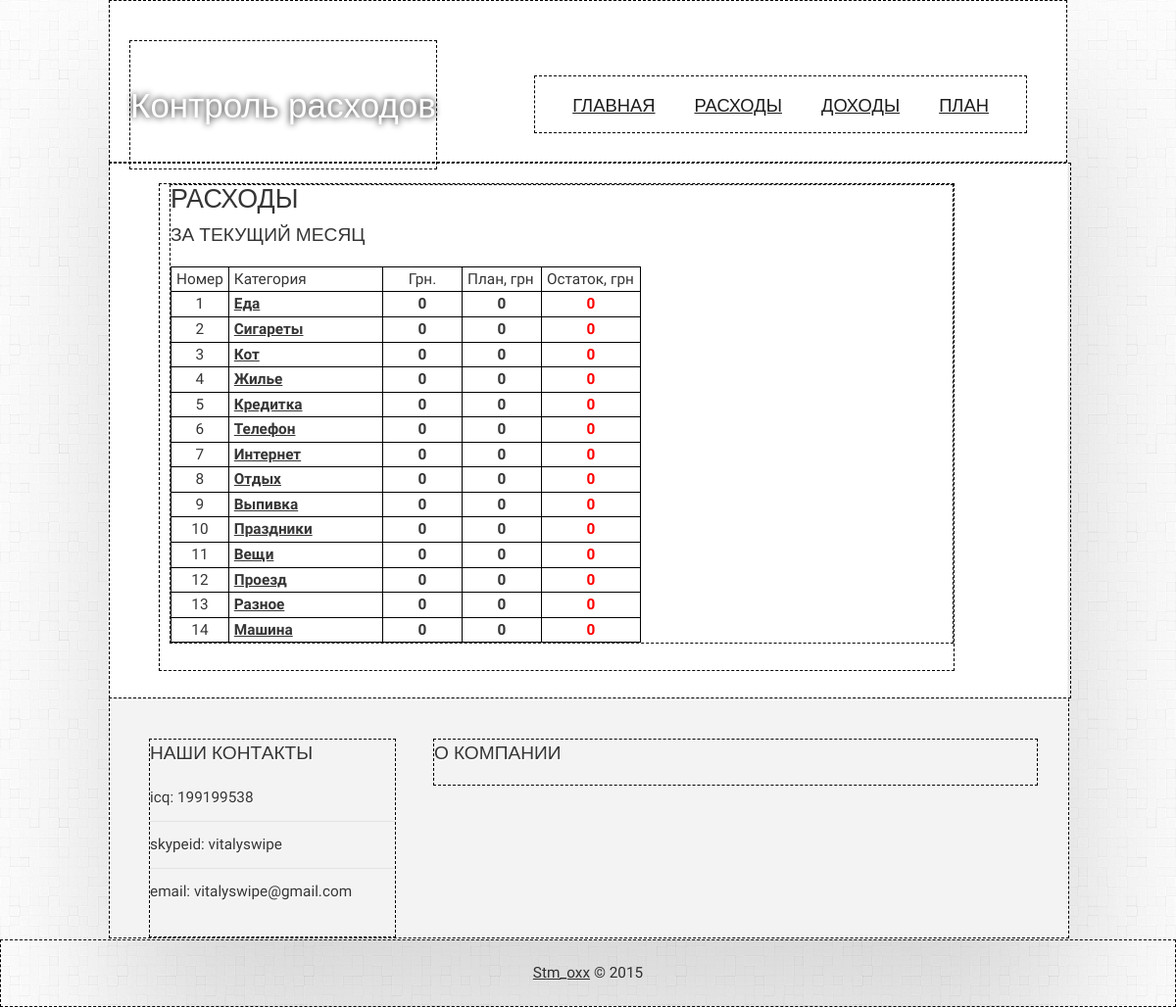
Screenshot of /expense with the database file from the repository.
### tables this page shows
CREATE TABLE IF NOT EXISTS `cat_exp` (
  `id` int(11) NOT NULL AUTO_INCREMENT,
  `name` varchar(255) NOT NULL,
  `comm` varchar(255) NOT NULL,
  PRIMARY KEY (`id`)
);

### application/core/view.php (called while the page is built)
<?php
class View
{
	function generate($content_view, $template_view, $data = null, $msg = null)
	{
		include 'application/views/'.$template_view;
	}
}

### application/controllers/controller_expense.php (called while the page is built, shortened)
<?php
class Controller_Expense extends Controller
{
	function __construct()
	{
		$this->model = new Model_Expense();
		$this->view = new View();
	}
	function action_index()
	{
		$data = $this->model->get_data();
		$this->view->generate('expense/index.php', 'template_view.php', $data);
	}
}

### application/bootstrap.php (called while the page is built, shortened)
<?php
require_once 'core/model.php';
require_once 'core/view.php';
require_once 'core/route.php';
Route::start();

### index.php (called while the page is built, shortened)
<?php
require_once 'application/bootstrap.php';

### application/core/model.php (called while the page is built, shortened)
<?php
class Model
{
    protected  $dbh;
    protected function setDbh($dbh){
        $this->dbh = $dbh;
    }
    protected function getDbh(){
        return $this->dbh;
    }
}

### application/models/model_expense.php (called while the page is built, shortened)
<?php
class Model_Expense extends Model
{
	protected function query($sql){
        try {
            $sth = $this->getDbh()->prepare($sql);
            $sth->execute();
            if (substr_count($sql, 'SELECT') >= 1) {
                $result = $sth->fetchAll(PDO::FETCH_ASSOC);
            } elseif (substr_count($sql, 'INSERT') >= 1) {
                $result = 'Добавлена запись';
            } else {
                $result = 'Удалена строка';
            }
        }catch (PDOException $e) {
                echo 'Неудача запроса'. $e->getMessage();
        }
        return $result;
    }
	public function get_data()
    {
        $curr_month = date("m");
        $curr_year = date("Y");
        $sql_exp = "SELECT
                   exp.id,
                   exp.name AS exp_name,
                   exp.quant,
                   exp.price,
                   exp.sum,
                   exp.date,
                   cat_exp.name AS cat_name
                   FROM exp
                   JOIN cat_exp
                   ON exp.cat_id=cat_exp.id WHERE MONTH(exp.date) = '$curr_month' AND YEAR (exp.date) = '$curr_year'";
        $sql_cat = 'SELECT
                   id, name
                   FROM cat_exp';
        $sql_plan = "SELECT
                        cat_exp.id,
                        plan.sum
                     FROM `cat_exp`
                     JOIN plan
                     ON cat_exp.id = plan.id_cat_exp WHERE MONTH (period) = '$curr_month' AND YEAR(period) = '$curr_year' ";
        $exp = $this->query($sql_exp);
        $cat = $this->query($sql_cat);
        $plan = $this->query($sql_plan);
        return array(
            'exp'=>$exp,
            'cat'=>$cat,
            'plan'=>$plan
        );
    }
}

### application/views/expense/index.php (the view, shortened to what this page needs)
<h1>Расходы</h1>
<h3>За текущий месяц</h3>
<table class="table_exp" style="width: 480px">
    <tr>
        <td>Номер</td>
        <td>Категория</td>
        <td align="center">Грн.</td>
        <td>План, грн</td>
        <td>Остаток, грн</td>
    </tr>
    <?php
    foreach ($data['cat'] as $cat) {
        $summ = 0;
        $count++;
            echo '<tr><td width="20" align="center">'.$count.'</td>';
            echo '<td><b><a href="/expense/detail/'.$cat['id'].'">'.$cat['name'].'</a></b></td>';
            echo '<td width="70" align="center"><b>'.$summ.'</b></td>';
            echo '<td width="70" align="center"><b>';
            $s = 0;
            echo $s.'</b></td>';
            if (($s-$summ)>0) {
                $style = ' style="color: green"';
            }else{
                $style = ' style="color: red"';
            }
            echo '<td width="90" align="center"><p'.$style.'><b>'.($s - $summ).'</b></p></td></tr>';
    }
    ?>
</table>

### application/core/route.php (shortened to what this page needs)
<?php
class Route
{
	static function start()
	{
		$action_name = 'index';
        $param = null;
        $property = null;
		$action_name = 'action_'.$action_name;
		$controller = new $controller_name;
		$action = $action_name;
		if(method_exists($controller, $action)) {
            if ($param != null && $property !=0 ) {
                $controller->$action($param, $property);
            }elseif ($param != null )
                $controller->$action($param);
            else {
                $controller->$action();
            }
        }
		else
		{
			Route::ErrorPage404();
		}
	}
}

### application/views/template_view.php (shortened to what this page needs)
<!DOCTYPE html PUBLIC "-//W3C//DTD XHTML 1.0 Strict//EN" "http://www.w3.org/TR/xhtml1/DTD/xhtml1-strict.dtd">
<html xmlns="http://www.w3.org/1999/xhtml">
	<head>
		<link rel="stylesheet" type="text/css" href="/css/style.css" />
	</head>
	<body>
		<div id="wrapper">
			<div id="header">
				<div id="logo">
					<a href="/">Контроль расходов</a>
				</div>
				<div id="menu">
					<ul>
						<li class="first active"><a href="/">Главная</a></li>
						<li><a href="/expense">Расходы</a></li>
						<li><a href="/income">Доходы</a></li>
						<li class="last"><a href="/plan">План</a></li>
					</ul>
					<br class="clearfix" />
				</div>
			</div>
			<div id="page">
				<div id="content">
					<div class="box">
						<?php include 'application/views/'.$content_view; ?>
					</div>
					<br class="clearfix" />
				</div>
				<br class="clearfix" />
			</div>
			<div id="page-bottom">
				<div id="page-bottom-sidebar">
					<h3>Наши контакты</h3>
					<ul class="list">
						<li class="first">icq: 199199538</li>
						<li>skypeid: vitalyswipe</li>
						<li class="last">email: vitalyswipe@gmail.com</li>
					</ul>
				</div>
				<div id="page-bottom-content">
					<h3>О Компании</h3>
				</div>
				<br class="clearfix" />
			</div>
		</div>
		<div id="footer">
			<a href="/">Stm_oxx</a> &copy; 2015
		</div>
	</body>
</html>

### css/style.css (style rules this page uses)
a { text-decoration: underline; color: #353535; }
body { line-height: 1.75em; background: #fff url('../images/00bd.png'); font-size: 11.5pt; color: #353535; }
body,input { font-family: Kreon, serif; }
h1,h2,h3,h4 { text-transform: uppercase; font-weight: normal; font-family: "Open Sans", sans-serif; color: #353535; margin-bottom: 1em; }
h1 { font-size: 1.75em; }
h3 { font-size: 1.25em; }
p { margin-bottom: 1.5em; }
ul { margin-bottom: 1.5em; }
a { color: #353535; }
#content { padding: 0 0 0 10px; width: 800px; margin: 0 0 0 10px; }
#footer { padding: 20px 0 20px 0; text-align: center; text-shadow: 1px 1px 0px rgba(255,255,255,0.7); color: #353535; }
#footer a { color: #353535; }
#header { height: 130px; padding: 17px; position: relative; }
#logo { position: absolute; top: 40px; left: 20px; height: 130px; line-height: 130px; }
#logo a { color: #ffffff; text-shadow: black 0px 0px 7px; text-decoration: none; font-family: "Open Sans", sans-serif; font-size: 35px; }
#menu { line-height: 57px; position: absolute; right: 40px; top: 76px; height: 57px; font-family: "Open Sans", sans-serif; }
#menu a { text-transform: uppercase; text-decoration: underline; color: #1C1C1C; font-size: 1.2em; }
#menu ul { padding: 0 20px 0 20px; list-style: none; }
#menu ul li { display: inline; padding: 10px 10px 10px 10px; margin: 0 8px 0 8px; }
#page { margin: 0; position: relative; width: 900px; padding: 20px 40px 0 40px; }
#page-bottom { padding: 40px 40px 0 40px; color: #353535; background: #f3f3f3; position: relative; width: 898px; border-top: solid 1px #e3e3e3; box-shadow: inset 0px 0px 0px 1px #fff; text-shadow: 1px 1px 0px rgba(255,255,255,0.9); }
#page-bottom h2, #page-bottom h3, #page-bottom h4 { color: #353535; }
#page-bottom ul { list-style: none; }
#page-bottom ul li { border-top: solid 1px #e3e3e3; padding: 10px 0 10px 0; }
#page-bottom ul li.first { border-top: 0; padding-top: 0; }
#page-bottom-content { width: 615px; margin: 0 0 0 290px; }
#page-bottom-sidebar { float: left; width: 250px; }
#wrapper { width: 978px; position: relative; background: #FFF; margin: 0 auto 0 auto; box-shadow: 10px 100px 150px 0px rgba(0,0,0,0.15); border: solid 1px #f3f3f3; border-top: 0; }
.box p { margin-bottom: 0em; }
.box table { border-collapse:collapse; width: 750px; }
.box table, th, td { border: 1px solid #000000; padding: 5px; height: 10px; }
div.box>h1 { margin-bottom: 10px; }
.table_exp { line-height: 0.95em; }
div { border: dashed 1px #000000; }

### rows the page displays
cat_exp: name "Еда", summ "0", s "0"
cat_exp: name "Сигареты", summ "0", s "0"
cat_exp: name "Кот", summ "0", s "0"
cat_exp: name "Жилье", summ "0", s "0"
cat_exp: name "Кредитка", summ "0", s "0"
cat_exp: name "Телефон", summ "0", s "0"
cat_exp: name "Интернет", summ "0", s "0"
cat_exp: name "Отдых", summ "0", s "0"
cat_exp: name "Выпивка", summ "0", s "0"
cat_exp: name "Праздники", summ "0", s "0"
cat_exp: name "Вещи", summ "0", s "0"
cat_exp: name "Проезд", summ "0", s "0"
cat_exp: name "Разное", summ "0", s "0"
cat_exp: name "Машина", summ "0", s "0"
